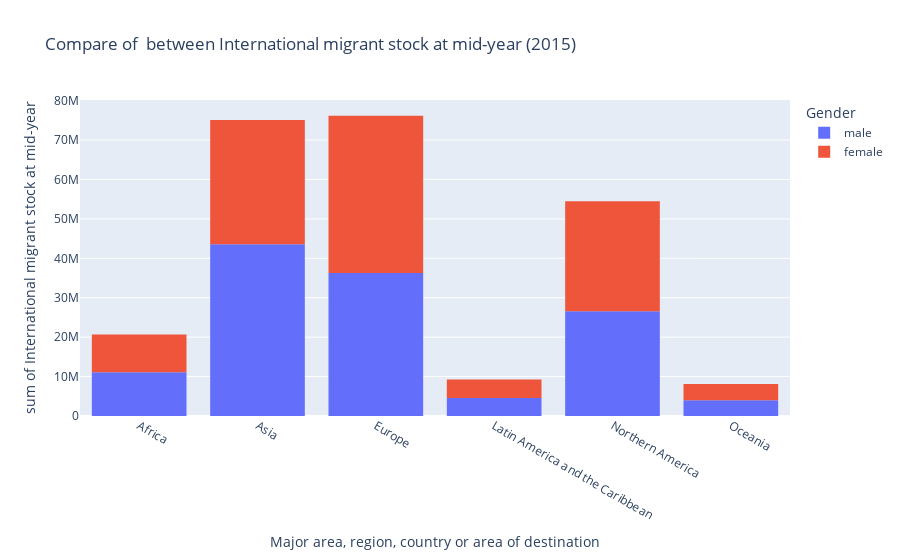

The notebook cell saved with this chart:
### Code cell
## Overview -- compare between gender
plt1 = plotTable.loc[["Africa","Asia","Europe","Latin America and the Caribbean","Northern America","Oceania"]]
plt1 = plt1[plt1["Year"] == 2015]
plt1 = plt1[plt1["Gender"].isin(["male","female"])]
plt1.reset_index(inplace=True)
fig = px.histogram(plt1, x="Major area, region, country or area of destination",y="International migrant stock at mid-year",color="Gender",title="Compare of  between International migrant stock at mid-year (2015)")
fig.show()

### Figure 1 — Plotly figure (JSON) as saved in the notebook; plotly's stock layout.template omitted (floating-point values rounded to 4 significant figures)
{"data": [{"alignmentgroup": "True", "bingroup": "x", "histfunc": "sum", "hovertemplate": "Gender=male<br>Major area, region, country or area of destination=%{x}<br>sum of International migrant stock at mid-year=%{y}<extra></extra>", "legendgroup": "male", "marker": {"color": "#636efa", "pattern": {"shape": ""}}, "name": "male", "offsetgroup": "male", "orientation": "v", "showlegend": true, "type": "histogram", "x": ["Africa", "Asia", "Europe", "Latin America and the Caribbean", "Northern America", "Oceania"], "xaxis": "x", "y": [11123423, 43550416, 36272616, 4583051, 26586377, 3999552], "yaxis": "y"}, {"alignmentgroup": "True", "bingroup": "x", "histfunc": "sum", "hovertemplate": "Gender=female<br>Major area, region, country or area of destination=%{x}<br>sum of International migrant stock at mid-year=%{y}<extra></extra>", "legendgroup": "female", "marker": {"color": "#EF553B", "pattern": {"shape": ""}}, "name": "female", "offsetgroup": "female", "orientation": "v", "showlegend": true, "type": "histogram", "x": ["Africa", "Asia", "Europe", "Latin America and the Caribbean", "Northern America", "Oceania"], "xaxis": "x", "y": [9526134, 31530709, 39873338, 4650938, 27902348, 4101334], "yaxis": "y"}], "layout": {"barmode": "relative", "legend": {"title": {"text": "Gender"}, "tracegroupgap": 0}, "title": {"text": "Compare of  between International migrant stock at mid-year (2015)"}, "xaxis": {"anchor": "y", "domain": [0, 1], "title": {"text": "Major area, region, country or area of destination"}}, "yaxis": {"anchor": "x", "domain": [0, 1], "title": {"text": "sum of International migrant stock at mid-year"}}}}
